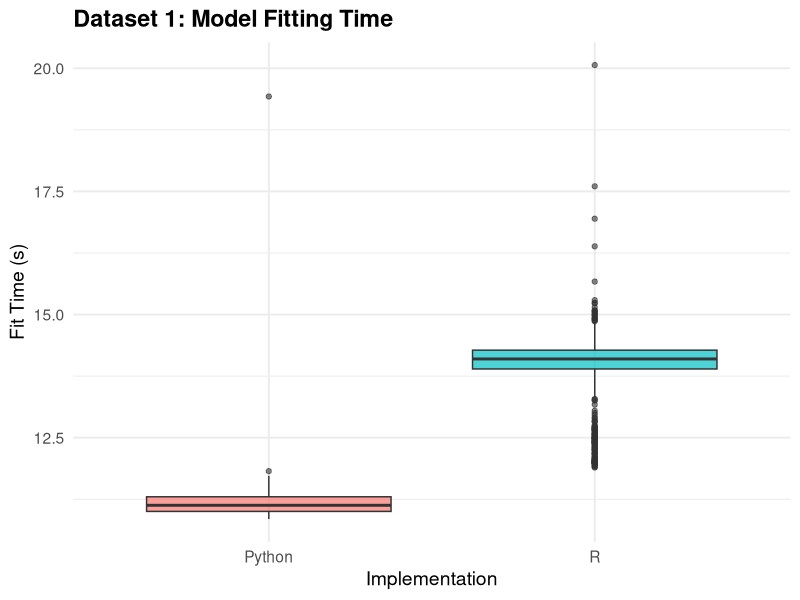
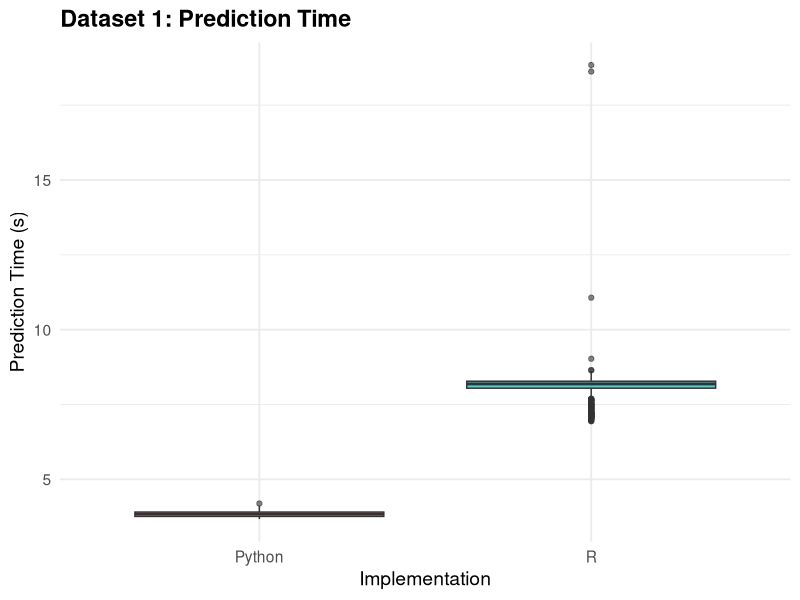
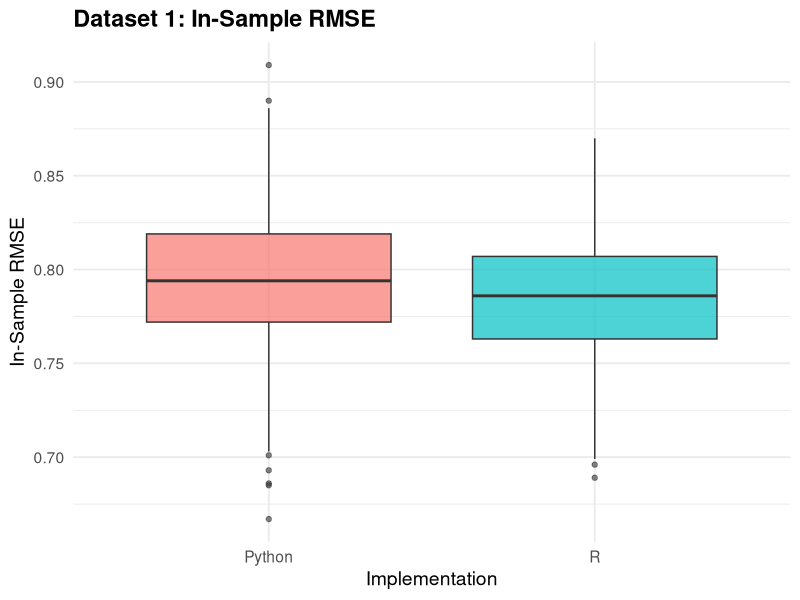
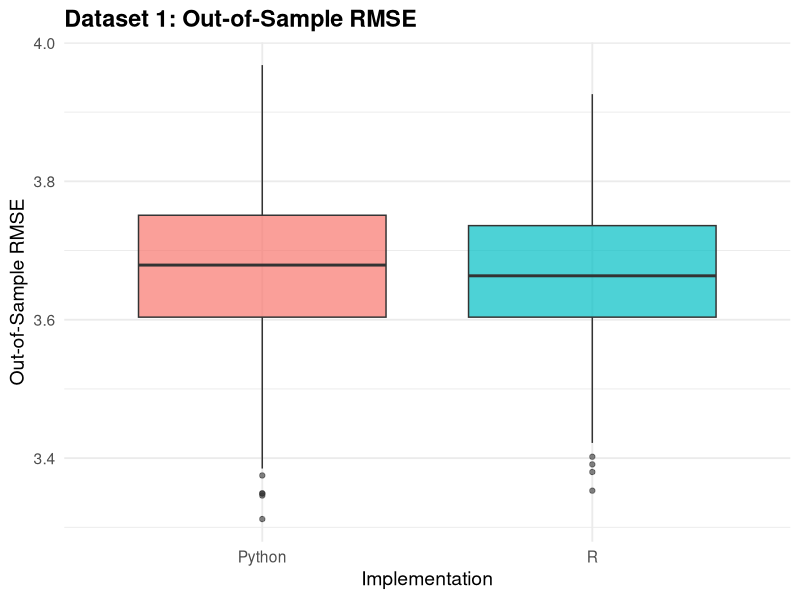
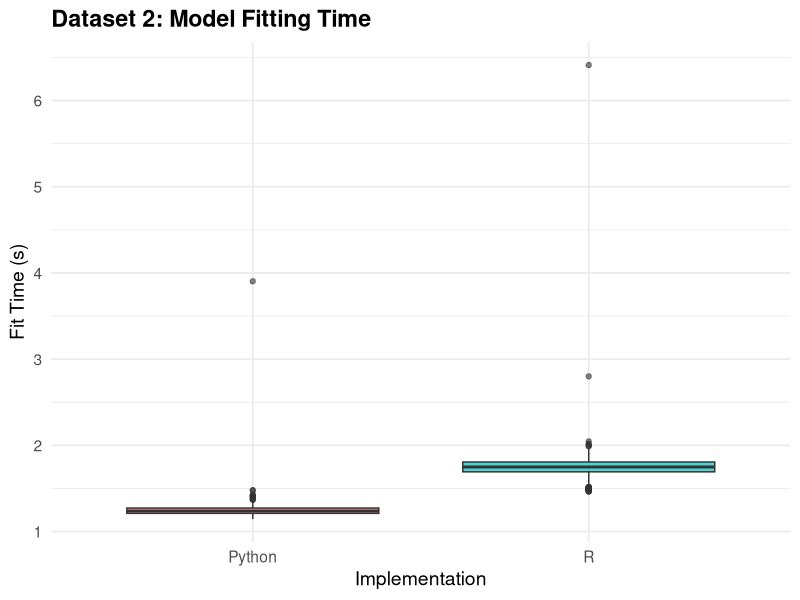
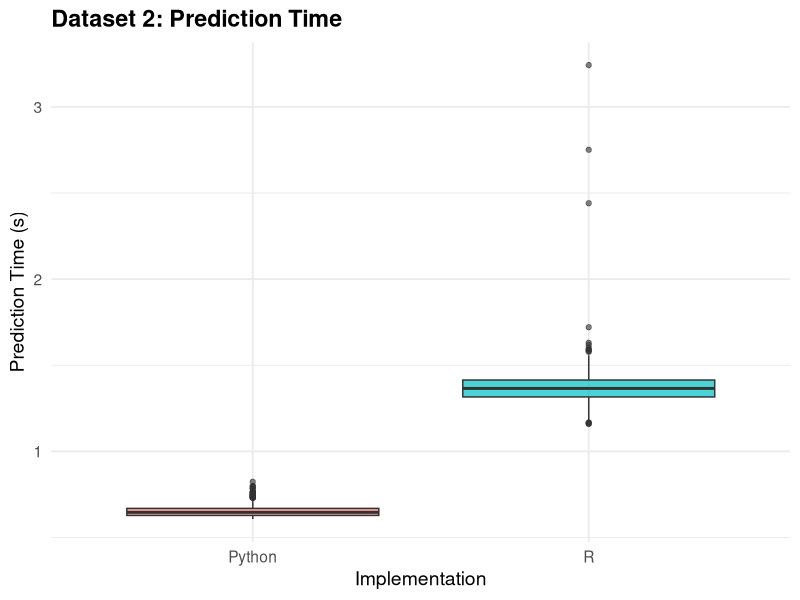
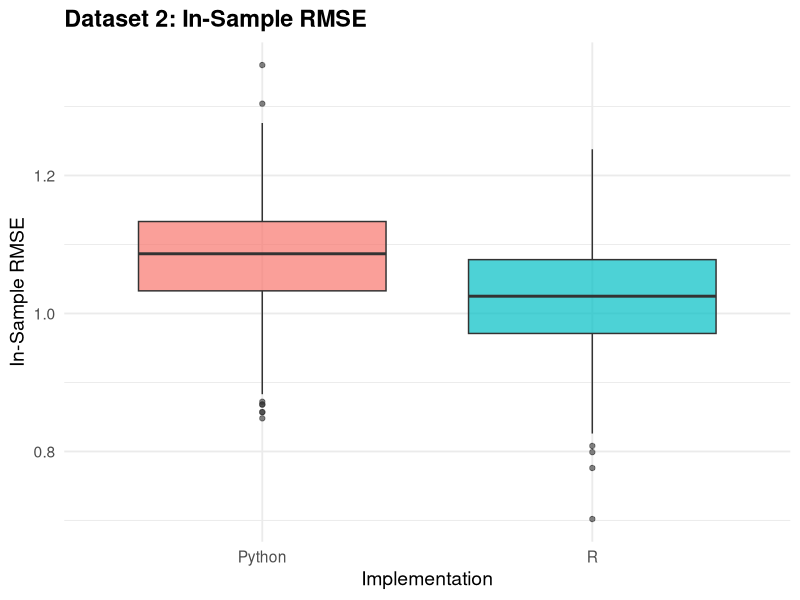
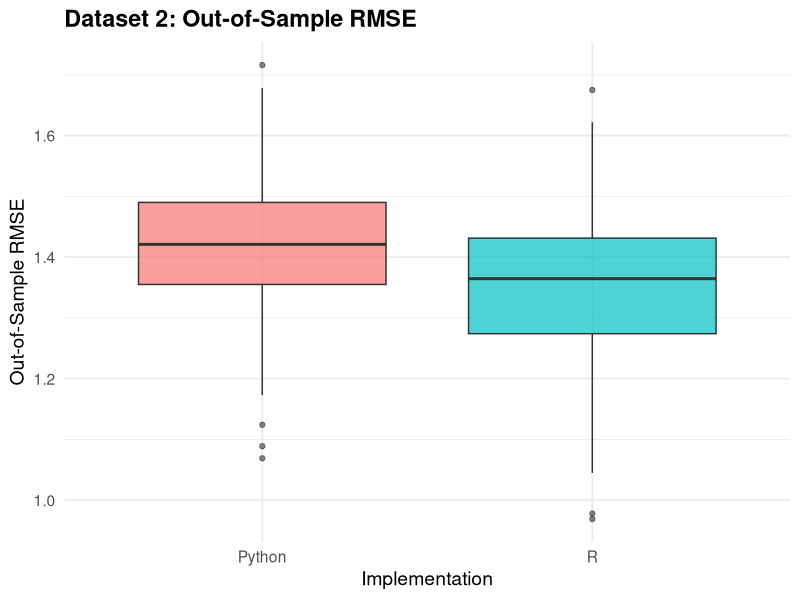

Here is the R script that generated these plots, in order:
library(tidyverse)

setwd("~/R projects/AddiVortes/benchmarks")
benchmarks_r <- read.csv("r-testlog.csv")
benchmarks_python <- read.csv("py-testlog.csv")

benchmarks_r$Language <- "R"
benchmarks_python$Language <- "Python"

benchmarks <- bind_rows(benchmarks_r, benchmarks_python)

library(tidyverse)

# Function to produce a boxplot for a given column
plot_boxplot <- function(data, column, title, ylab) {
  
  ggplot(data, aes(x = Language, y = .data[[column]], fill = Language)) +
    geom_boxplot(alpha = 0.7, outlier.alpha = 0.6) +
    labs(
      title = title,
      x = "Implementation",
      y = ylab
    ) +
    theme_minimal(base_size = 14) +
    theme(
      legend.position = "none",
      plot.title = element_text(face = "bold")
    )
}
# =======================
# Dataset 1
# =======================

plot_boxplot(benchmarks, "fit1",
             "Dataset 1: Model Fitting Time",
             "Fit Time (s)")

ggsave("fit1.jpg", width=7, height=5)

plot_boxplot(benchmarks, "pred1",
             "Dataset 1: Prediction Time",
             "Prediction Time (s)")

ggsave("pred1.jpg", width=7, height=5)

plot_boxplot(benchmarks, "iRMSE1",
             "Dataset 1: In-Sample RMSE",
             "In-Sample RMSE")

ggsave("irmse1.jpg", width=7, height=5)

plot_boxplot(benchmarks, "oRMSE1",
             "Dataset 1: Out-of-Sample RMSE",
             "Out-of-Sample RMSE")

ggsave("ormse1.jpg", width=7, height=5)

# =======================
# Dataset 2
# =======================

plot_boxplot(benchmarks, "fit2",
             "Dataset 2: Model Fitting Time",
             "Fit Time (s)")

ggsave("fit2.jpg", width=7, height=5)

plot_boxplot(benchmarks, "pred2",
             "Dataset 2: Prediction Time",
             "Prediction Time (s)")

ggsave("pred2.jpg", width=7, height=5)

plot_boxplot(benchmarks, "iRMSE2",
             "Dataset 2: In-Sample RMSE",
             "In-Sample RMSE")

ggsave("irmse2.jpg", width=7, height=5)

plot_boxplot(benchmarks, "oRMSE2",
             "Dataset 2: Out-of-Sample RMSE",
             "Out-of-Sample RMSE")

ggsave("ormse2.jpg", width=7, height=5)

# =======================
# Dataset 3
# =======================

plot_boxplot(benchmarks, "fit3",
             "Dataset 3: Model Fitting Time",
             "Fit Time (s)")

ggsave("fit3.jpg", width=7, height=5)

plot_boxplot(benchmarks, "pred3",
             "Dataset 3: Prediction Time",
             "Prediction Time (s)")

ggsave("pred3.jpg", width=7, height=5)

plot_boxplot(benchmarks, "iRMSE3",
             "Dataset 3: In-Sample RMSE",
             "In-Sample RMSE")

ggsave("irmse3.jpg", width=7, height=5)

plot_boxplot(benchmarks, "oRMSE3",
             "Dataset 3: Out-of-Sample RMSE",
             "Out-of-Sample RMSE")

ggsave("ormse3.jpg", width=7, height=5)

# =======================
# Dataset 4
# =======================

plot_boxplot(benchmarks, "fit4",
             "Dataset 4: Model Fitting Time",
             "Fit Time (s)")

ggsave("fit4.jpg", width=7, height=5)

plot_boxplot(benchmarks, "pred4",
             "Dataset 4: Prediction Time",
             "Prediction Time (s)")

ggsave("pred4.jpg", width=7, height=5)

plot_boxplot(benchmarks, "iRMSE4",
             "Dataset 4: In-Sample RMSE",
             "In-Sample RMSE")

ggsave("irmse4.jpg", width=7, height=5)

plot_boxplot(benchmarks, "oRMSE4",
             "Dataset 4: Out-of-Sample RMSE",
             "Out-of-Sample RMSE")

ggsave("ormse4.jpg", width=7, height=5)

# Summary statistics

# Percentage difference function
pct_diff <- function(r, py) {
  100 * (py - r) / r
}

# ---------------------------
# Table 1: Means (Fit & Pred)
# ---------------------------

fit_pred_means <- data.frame(
  Test = paste("Test", 1:4),
  
  `Fit Mean (R)` = sapply(1:4, function(i) mean(benchmarks[benchmarks$Language=="R", paste0("fit",i)], na.rm=TRUE)),
  `Fit Mean (Py)` = sapply(1:4, function(i) mean(benchmarks[benchmarks$Language=="Python", paste0("fit",i)], na.rm=TRUE)),
  `Fit % Diff` = mapply(pct_diff,
                        sapply(1:4, function(i) mean(benchmarks[benchmarks$Language=="R", paste0("fit",i)], na.rm=TRUE)),
                        sapply(1:4, function(i) mean(benchmarks[benchmarks$Language=="Python", paste0("fit",i)], na.rm=TRUE))),
  
  `Pred Mean (R)` = sapply(1:4, function(i) mean(benchmarks[benchmarks$Language=="R", paste0("pred",i)], na.rm=TRUE)),
  `Pred Mean (Py)` = sapply(1:4, function(i) mean(benchmarks[benchmarks$Language=="Python", paste0("pred",i)], na.rm=TRUE)),
  `Pred % Diff` = mapply(pct_diff,
                         sapply(1:4, function(i) mean(benchmarks[benchmarks$Language=="R", paste0("pred",i)], na.rm=TRUE)),
                         sapply(1:4, function(i) mean(benchmarks[benchmarks$Language=="Python", paste0("pred",i)], na.rm=TRUE)))
)

# ---------------------------
# Table 2: SDs (Fit & Pred)
# ---------------------------

fit_pred_sds <- data.frame(
  Test = paste("Test", 1:4),
  
  `Fit SD (R)` = sapply(1:4, function(i) sd(benchmarks[benchmarks$Language=="R", paste0("fit",i)], na.rm=TRUE)),
  `Fit SD (Py)` = sapply(1:4, function(i) sd(benchmarks[benchmarks$Language=="Python", paste0("fit",i)], na.rm=TRUE)),
  `Fit % Diff` = mapply(pct_diff,
                        sapply(1:4, function(i) sd(benchmarks[benchmarks$Language=="R", paste0("fit",i)], na.rm=TRUE)),
                        sapply(1:4, function(i) sd(benchmarks[benchmarks$Language=="Python", paste0("fit",i)], na.rm=TRUE))),
  
  `Pred SD (R)` = sapply(1:4, function(i) sd(benchmarks[benchmarks$Language=="R", paste0("pred",i)], na.rm=TRUE)),
  `Pred SD (Py)` = sapply(1:4, function(i) sd(benchmarks[benchmarks$Language=="Python", paste0("pred",i)], na.rm=TRUE)),
  `Pred % Diff` = mapply(pct_diff,
                         sapply(1:4, function(i) sd(benchmarks[benchmarks$Language=="R", paste0("pred",i)], na.rm=TRUE)),
                         sapply(1:4, function(i) sd(benchmarks[benchmarks$Language=="Python", paste0("pred",i)], na.rm=TRUE)))
)

# -----------------------------
# Table 3: Means (iRMSE & oRMSE)
# -----------------------------

rmse_means <- data.frame(
  Test = paste("Test", 1:4),
  
  `iRMSE Mean (R)` = sapply(1:4, function(i) mean(benchmarks[benchmarks$Language=="R", paste0("iRMSE",i)], na.rm=TRUE)),
  `iRMSE Mean (Py)` = sapply(1:4, function(i) mean(benchmarks[benchmarks$Language=="Python", paste0("iRMSE",i)], na.rm=TRUE)),
  `iRMSE % Diff` = mapply(pct_diff,
                          sapply(1:4, function(i) mean(benchmarks[benchmarks$Language=="R", paste0("iRMSE",i)], na.rm=TRUE)),
                          sapply(1:4, function(i) mean(benchmarks[benchmarks$Language=="Python", paste0("iRMSE",i)], na.rm=TRUE))),
  
  `oRMSE Mean (R)` = sapply(1:4, function(i) mean(benchmarks[benchmarks$Language=="R", paste0("oRMSE",i)], na.rm=TRUE)),
  `oRMSE Mean (Py)` = sapply(1:4, function(i) mean(benchmarks[benchmarks$Language=="Python", paste0("oRMSE",i)], na.rm=TRUE)),
  `oRMSE % Diff` = mapply(pct_diff,
                          sapply(1:4, function(i) mean(benchmarks[benchmarks$Language=="R", paste0("oRMSE",i)], na.rm=TRUE)),
                          sapply(1:4, function(i) mean(benchmarks[benchmarks$Language=="Python", paste0("oRMSE",i)], na.rm=TRUE)))
)

# ---------------------------
# Table 4: SDs (iRMSE & oRMSE)
# ---------------------------

rmse_sds <- data.frame(
  Test = paste("Test", 1:4),
  
  `iRMSE SD (R)` = sapply(1:4, function(i) sd(benchmarks[benchmarks$Language=="R", paste0("iRMSE",i)], na.rm=TRUE)),
  `iRMSE SD (Py)` = sapply(1:4, function(i) sd(benchmarks[benchmarks$Language=="Python", paste0("iRMSE",i)], na.rm=TRUE)),
  `iRMSE % Diff` = mapply(pct_diff,
                          sapply(1:4, function(i) sd(benchmarks[benchmarks$Language=="R", paste0("iRMSE",i)], na.rm=TRUE)),
                          sapply(1:4, function(i) sd(benchmarks[benchmarks$Language=="Python", paste0("iRMSE",i)], na.rm=TRUE))),
  
  `oRMSE SD (R)` = sapply(1:4, function(i) sd(benchmarks[benchmarks$Language=="R", paste0("oRMSE",i)], na.rm=TRUE)),
  `oRMSE SD (Py)` = sapply(1:4, function(i) sd(benchmarks[benchmarks$Language=="Python", paste0("oRMSE",i)], na.rm=TRUE)),
  `oRMSE % Diff` = mapply(pct_diff,
                          sapply(1:4, function(i) sd(benchmarks[benchmarks$Language=="R", paste0("oRMSE",i)], na.rm=TRUE)),
                          sapply(1:4, function(i) sd(benchmarks[benchmarks$Language=="Python", paste0("oRMSE",i)], na.rm=TRUE)))
)

write_table <- function(df, name) {
  library(knitr)
  tex <- kable(df, format = "latex", digits = 3)
  writeLines(tex, paste0(name, ".tex"))
}

colnames(fit_pred_means) <- c(
  "Test",
  "Fit Mean (R)",
  "Fit Mean (Python)",
  "Fit % Diff",
  "Pred Mean (R)",
  "Pred Mean (Python)",
  "Pred % Diff"
)
colnames(fit_pred_sds) <- c(
  "Test",
  "Fit SD (R)",
  "Fit SD (Python)",
  "Fit % Diff",
  "Pred SD (R)",
  "Pred SD (Python)",
  "Pred % Diff"
)
colnames(rmse_means) <- c(
  "Test",
  "iRMSE Mean (R)",
  "iRMSE Mean (Python)",
  "iRMSE % Diff",
  "oRMSE Mean (R)",
  "oRMSE Mean (Python)",
  "oRMSE % Diff"
)
colnames(rmse_sds) <- c(
  "Test",
  "iRMSE SD (R)",
  "iRMSE SD (Python)",
  "iRMSE % Diff",
  "oRMSE SD (R)",
  "oRMSE SD (Python)",
  "oRMSE % Diff"
)

write_table(fit_pred_means, "fit_pred_means")
write_table(fit_pred_sds, "fit_pred_sds")
write_table(rmse_means, "rmse_means")
write_table(rmse_sds, "rmse_sds")

# Appendix A

fit_pred_ses <- fit_pred_sds[,-c(1,4, 7)]/sqrt(106)
names(fit_pred_ses) <- gsub("SD", "SE", names(fit_pred_ses))
fit_pred_ses$'Fit SE (Comb)' <- sqrt(fit_pred_ses$`Fit SE (R)`^2 + fit_pred_ses$`Fit SE (Python)`^2)
fit_pred_ses$'Pred SE (Comb)' <- sqrt(fit_pred_ses$`Pred SE (R)`^2 + fit_pred_ses$`Pred SE (Python)`^2)
fit_pred_ses <- data.frame(Test=c("Test 1", "Test 2", "Test 3", "Test 4")) %>% cbind(fit_pred_ses)

rmse_ses <- rmse_sds[,-c(1,4, 7)]/sqrt(106)
names(rmse_ses) <- gsub("SD", "SE", names(rmse_ses))
rmse_ses$'iRMSE SE (Comb)' <- sqrt(rmse_ses$`iRMSE SE (R)` ^2 + rmse_ses$`iRMSE SE (Python)`^2)
rmse_ses$'oRMSE SE (Comb)' <- sqrt(rmse_ses$`oRMSE SE (R)`^2 + rmse_ses$`oRMSE SE (Python)`^2)
rmse_ses <- data.frame(Test=c("Test 1", "Test 2", "Test 3", "Test 4")) %>% cbind(rmse_ses)
                

write_table(fit_pred_ses, "fit_pred_ses")
write_table(rmse_ses, "rmse_ses")

fit_pred_sig <- cbind(fit_pred_means %>% 
  mutate(`Fit Diff` = abs(`Fit Mean (R)`-`Fit Mean (Python)`), `Pred Diff` = abs(`Pred Mean (R)` - `Pred Mean (Python)`)) %>% 
  select(Test, `Fit Diff`, `Pred Diff`), fit_pred_ses[,c(6, 7)]) %>% 
  mutate(`Fit Diff SEs` = `Fit Diff`/`Fit SE (Comb)`, `Pred Diff SEs` = `Pred Diff`/`Pred SE (Comb)`)

rmse_sig <- cbind(rmse_means %>% 
                        mutate(`iRMSE Diff` = abs(`iRMSE Mean (R)`-`iRMSE Mean (Python)`), `oRMSE Diff` = abs(`oRMSE Mean (R)` - `oRMSE Mean (Python)`)) %>% 
                        select(Test, `iRMSE Diff`, `oRMSE Diff`), rmse_ses[,c(6, 7)]) %>% 
  mutate(`iRMSE Diff SEs` = `iRMSE Diff`/`iRMSE SE (Comb)`, `oRMSE Diff SEs` = `oRMSE Diff`/`oRMSE SE (Comb)`)

write_table(fit_pred_sig, "fit_pred_sig")
write_table(rmse_sig, "rmse_sig")
